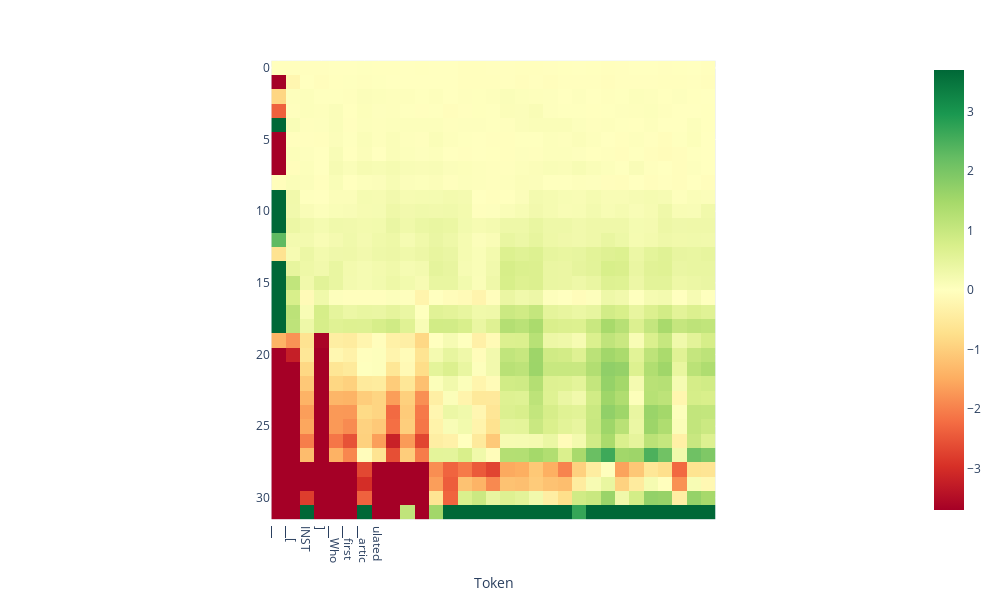

Notebook code cell kept with this figure:
### Code cell
tokens = tokenizer.tokenize(output['text'])
doc.plot_projection_heatmap(output['projections'], tokens, lastn_tokens_to_plot=None, saturate_at='auto')

### Figure 1 — Plotly figure (JSON) as saved in the notebook; plotly's stock layout.template omitted (floating-point values rounded to 4 significant figures; data arrays with more than 128 entries replaced by an {"elided": "..."} marker saying what was removed)
{"data": [{"coloraxis": "coloraxis", "hovertemplate": "Token: %{x}<br>y: %{y}<br>color: %{z}<extra></extra>", "name": "0", "type": "heatmap", "xaxis": "x", "yaxis": "y", "z": {"elided": "32x31 float values"}}], "layout": {"coloraxis": {"cmax": 3.697, "cmin": -3.697, "colorscale": [[0, "rgb(165,0,38)"], [0.1, "rgb(215,48,39)"], [0.2, "rgb(244,109,67)"], [0.3, "rgb(253,174,97)"], [0.4, "rgb(254,224,139)"], [0.5, "rgb(255,255,191)"], [0.6, "rgb(217,239,139)"], [0.7, "rgb(166,217,106)"], [0.8, "rgb(102,189,99)"], [0.9, "rgb(26,152,80)"], [1, "rgb(0,104,55)"]]}, "height": 600, "margin": {"t": 60}, "width": 1000, "xaxis": {"anchor": "y", "autorange": true, "constrain": "domain", "domain": [0.2314, 0.7686], "range": [-0.5, 30.5], "scaleanchor": "y", "ticktext": ["▁<s>", "▁[", "INST", "]", "▁Who", "▁first", "▁artic", "ulated"], "tickvals": [0, 1, 2, 3, 4, 5, 6, 7], "title": {"text": "Token"}}, "yaxis": {"anchor": "x", "autorange": true, "constrain": "domain", "domain": [0, 1], "range": [31.5, -0.5]}}}
